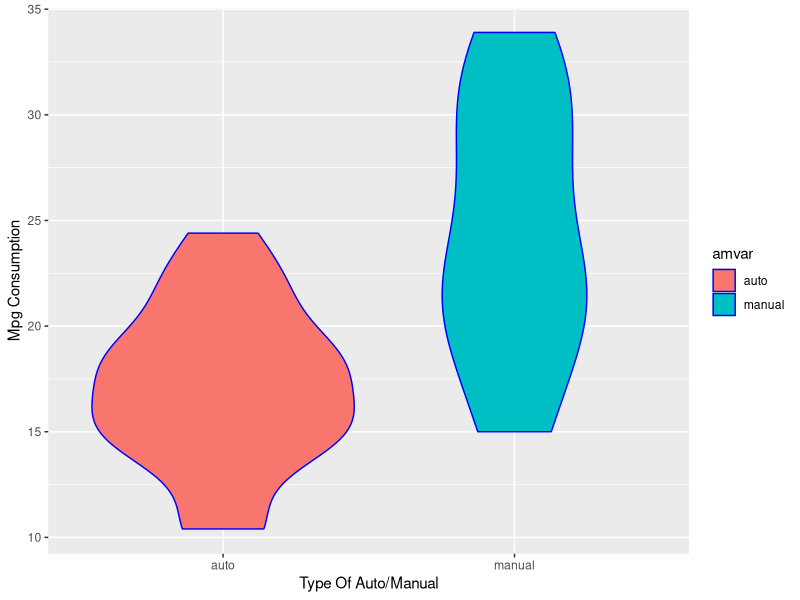
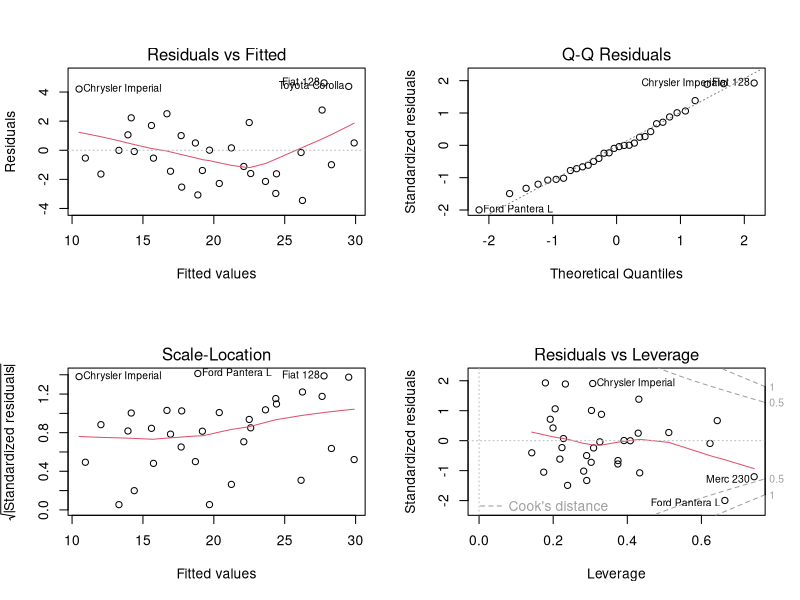
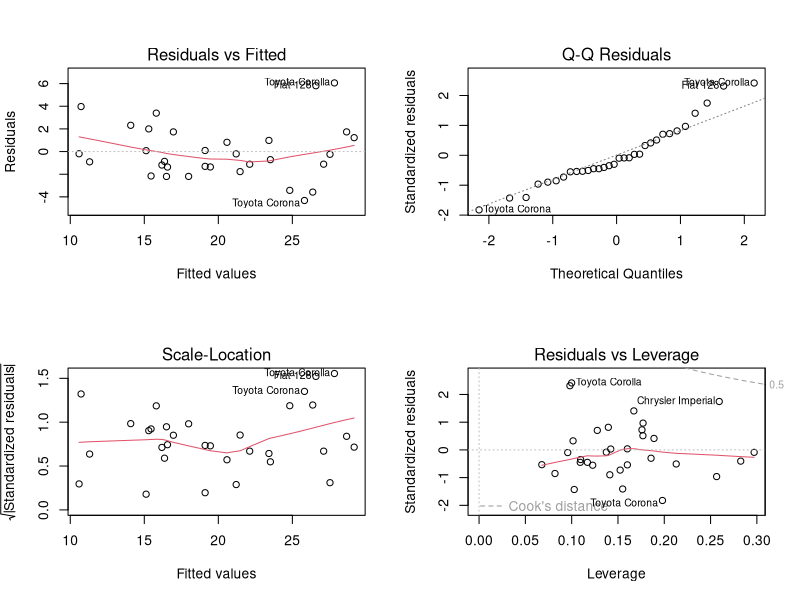

Generate these figures, in order, with R:
## ---- chunk 1
library(ggplot2)
library(dplyr)
library(car)
data(mtcars)
datamtcars <- mutate(mtcars, amvar=as.factor(am))

## ---- chunk 2
# clean the data - add new variable - amvar - as factor
dataautocars <- filter(datamtcars, amvar==0)
datamanucars <- filter(datamtcars, amvar==1)
dataautocars$amvar = "auto"
datamanucars$amvar = "manual"
datamtcars <- data.frame()
datamtcars <- rbind(dataautocars, datamanucars)
datamtcars <- select(datamtcars, -am)
## ---- chunk 3
grp1 <- group_by(datamtcars, amvar)
datamean <- summarise (grp1, mean(mpg))
datamean
g1 <- ggplot(data=datamtcars, aes(y=mpg, x=amvar, fill=amvar)) + geom_violin(colour="blue") + xlab("Type Of Auto/Manual") + ylab("Mpg Consumption")
g1
## ---- chunk 4
quantifyDiff <- datamean[1,2] - datamean[2,2]
quantifyDiff
## ---- chunk 5
fit2 <- lm(mpg~amvar, data=datamtcars)
rSingle <- summary(fit2)

resi <- resid(fit2)
testResult <- t.test(dataautocars$mpg, datamanucars$mpg)
## ---- chunk 6
fitall <- lm(mpg ~ ., datamtcars)
vifResult <- vif(fitall)
par(mfrow=c(2,2))
plot(fitall)
# from the vif result, we pick up the most 4 observations - disp, cyl, wt, hp in addition to the amvar
fit3 <- update(fit2, mpg ~ amvar + disp)
fit4 <- update(fit2, mpg ~ amvar + disp + cyl)
fit5 <- update(fit2, mpg ~ amvar + disp + cyl + wt)
fit6 <- update(fit2, mpg ~ amvar + disp + cyl + wt + hp)

anovavalue <- anova(fit2, fit3, fit4, fit5, fit6)
anovavalue

newMutliModel <- lm(mpg~amvar + disp + cyl + wt, datamtcars)
summaryMulti <- summary(newMutliModel)
summaryMulti

## ---- chunk 7
par(mfrow=c(2,2))
plot(newMutliModel)
